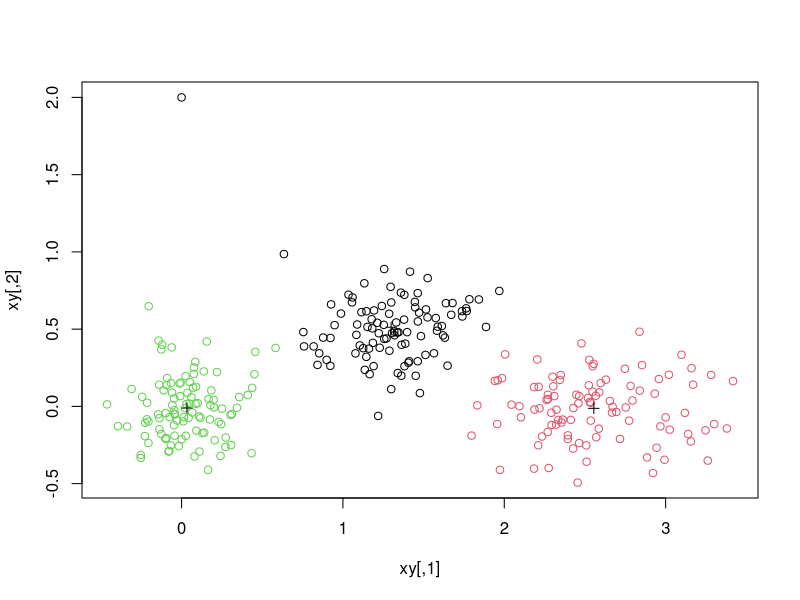
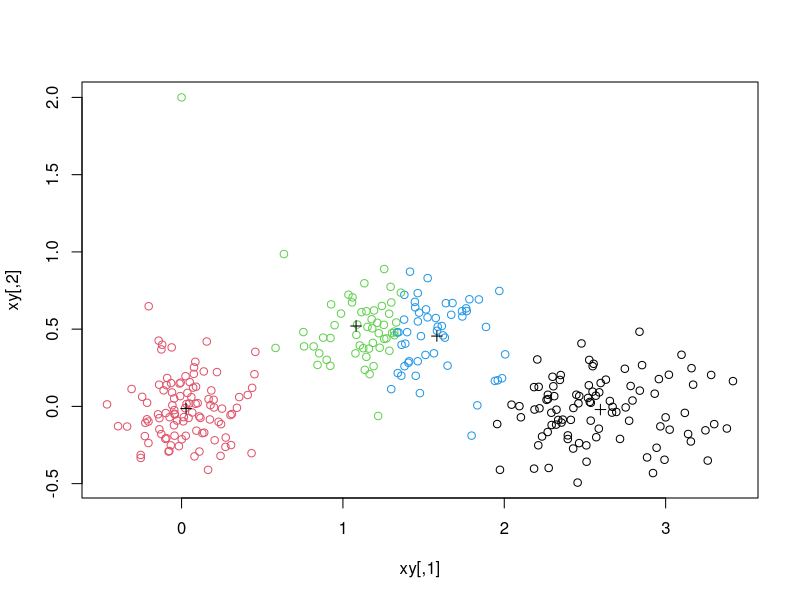

Generate these figures, in order, with R:
# fragment
set.seed(123)
sim.xy <- function(n, mean, sd) cbind(rnorm(n, mean[1], sd[1]),rnorm(n, mean[2],sd[2]))

# generate three clouds of points, well separated in the 2D plane
xy <- rbind(sim.xy(100, c(0,0), c(.2,.2)),sim.xy(100, c(2.5,0), c(.4,.2)),sim.xy(100, c(1.25,.5), c(.3,.2)))
xy[1,] <- c(0,2)     # convert 1st obs. to an outlying value

# k means is an unsupervised learning technique to classify unlabeled data 
# by grouping them by features, rather than pre-defined categories
km3 <- kmeans(xy, 3) # three clusters
plot(xy, col = km3$cluster)
cex = 2.0
points(km3$centers, pch=3)

# same data points grouped into 4 clusters instead of 3
km4 <- kmeans(xy, 4) # four clusters
cex = 1.0
plot(xy, col=km4$cluster)
cex = 2.0
points(km4$centers, pch=3)